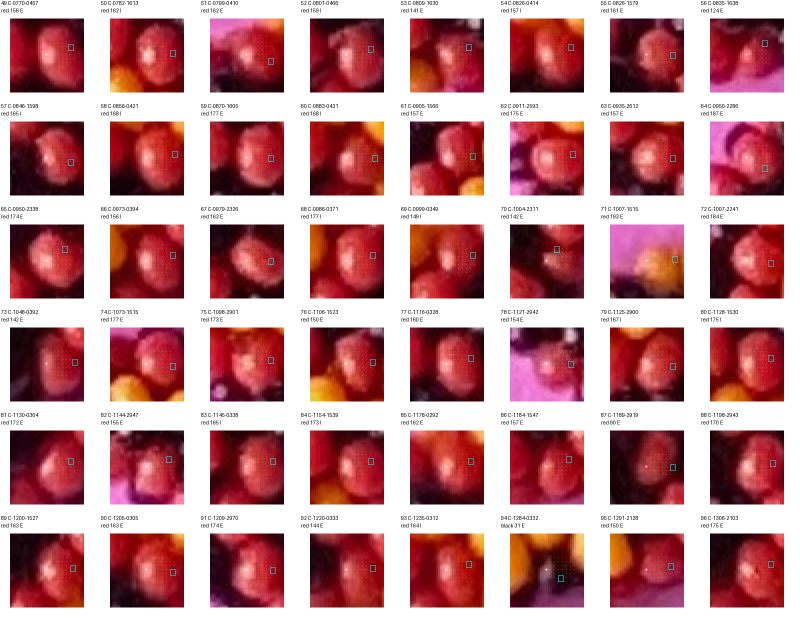
#> input picture photo2/r341/audit-black-red-02.png, 1600 x 1236 px, given in place of beads1.jpg, which was not available (shown at 1/2 size)
$ python blind_generated.py
#> lines starting #> are read from the running program, lines starting #| are printed output that depends on the picture; after the words box and inside, x2 and y2 are one past the last pixel; in counts of white or black regions, pixels touching at a corner belong together; pictures that were not available may be replaced by others from this repository, and a replacement may not be noted
#!/usr/bin/env python3
"""Image-only bead candidates in the seven existing generated JPEGs.

No POV-Ray source, layout, saved pattern, ID pass, or old audit is imported.
Candidate masks and highlight locations are observations, not verified beads.
"""
from __future__ import annotations

import argparse
import base64
from collections import Counter
import hashlib
import json
from pathlib import Path
import platform
import sys

import numpy as np
import scipy
from scipy import ndimage as ndi
from PIL import Image, ImageDraw, ImageFont
import skimage
from skimage.color import rgb2hsv
from skimage.feature import peak_local_max
from skimage.filters import sobel
from skimage.morphology import disk
from skimage.segmentation import watershed, find_boundaries

ROOT = Path(__file__).resolve().parents[1]
PARAMETERS = dict(dark_channel=190, closing_radius=4, fill_holes_below=300,
                  smooth_sigma=1.25, contrast_sigma=4., min_distance=5,
                  minimum_value=.22, minimum_contrast=.025,
                  interior_margin=2., small_region_pixels=25,
                  watershed_compactness=.002)
# Assistant's palette names from viewing the JPEGs, not renderer definitions.
PALETTES = {
    1: ['red', 'green', 'blue'],
    2: ['orange', 'yellow', 'violet', 'lavender'],
    3: ['red', 'black', 'white'],
    4: ['red', 'yellow', 'green', 'cyan', 'white'],
    5: ['purple', 'gray', 'white'],
    6: ['red', 'blue-gray', 'white'],
    7: ['red', 'green', 'black', 'silver', 'white'],
}


def digest(path):
    return hashlib.sha256(Path(path).read_bytes()).hexdigest()


def write_json(path, data):
    path.write_text(json.dumps(data, indent=2, allow_nan=False) + '\n')


def detect(rgb, *, spacing=5, contrast_threshold=.025):
    hsv = rgb2hsv(rgb)
    value = hsv[..., 2]
    dark = rgb.min(axis=2) < PARAMETERS['dark_channel']
    mask = ndi.binary_closing(dark, structure=disk(PARAMETERS['closing_radius']))
    components, _ = ndi.label(mask)
    sizes = np.bincount(components.ravel())
    sizes[0] = 0
    if not sizes.any():
        return np.zeros(mask.shape, np.int32), np.empty((0, 2), int), mask, hsv
    mask = components == sizes.argmax()
    components, _ = ndi.label(~mask)
    sizes = np.bincount(components.ravel())
    small_holes = sizes < PARAMETERS['fill_holes_below']
    # Never fill a background component that reaches the raster boundary.
    boundary = np.unique(np.r_[components[0], components[-1], components[:, 0], components[:, -1]])
    small_holes[boundary] = False
    mask |= small_holes[components]
    smooth = ndi.gaussian_filter(value, PARAMETERS['smooth_sigma'])
    contrast = smooth - ndi.gaussian_filter(value, PARAMETERS['contrast_sigma'])
    peaks = peak_local_max(smooth, min_distance=spacing,
                           threshold_abs=PARAMETERS['minimum_value'],
                           exclude_border=False, labels=mask.astype(np.uint8))
    peaks = peaks[contrast[tuple(peaks.T)] > contrast_threshold]
    peaks = peaks[np.lexsort((peaks[:, 1], peaks[:, 0]))]
    seeds = np.zeros(mask.shape, np.int32)
    if len(peaks):
        seeds[tuple(peaks.T)] = np.arange(1, len(peaks) + 1)
    smooth_rgb = ndi.gaussian_filter(rgb.astype(float)/255., (1., 1., 0.))
    gradient = np.max([sobel(smooth_rgb[..., c]) for c in range(3)], axis=0)
    labels = watershed(-smooth + .3*gradient, seeds, mask=mask,
                       compactness=PARAMETERS['watershed_compactness']).astype(np.int32)
    return labels, peaks[:, ::-1], mask, hsv


def color_name(hsv, case):
    """Conservative image-palette classification; highlights are excluded upstream."""
    if not len(hsv):
        return 'unknown', None
    h, s, v = np.median(hsv, axis=0)
    # Circular red hue: use sine/cosine mean only for sufficiently saturated pixels.
    saturated = hsv[:, 1] > .20
    if saturated.mean() > .50:
        a = hsv[saturated, 0]*2*np.pi
        h = np.arctan2(np.sin(a).mean(), np.cos(a).mean())/(2*np.pi) % 1
    if case == 3:
        name = 'red' if s > .35 and (h < .08 or h > .94) else ('black' if v < .40 else 'white')
    elif case == 5:
        name = 'purple' if s > .13 else ('gray' if v < .62 else 'white')
    elif case == 6:
        name = 'red' if s > .45 and (h < .08 or h > .94) else ('blue-gray' if s > .13 else 'white')
    elif case == 7:
        name = ('black' if v < .30 else 'red' if s > .5 and (h < .07 or h > .94)
                else 'green' if .20 < h < .47 and s > .2
                else 'silver' if .43 < h < .60 and s > .065 else 'white')
    elif case == 2:
        name = ('violet' if .65 < h < .88 and s > .45 else 'orange' if .035 < h < .105 and s > .4
                else 'yellow' if .105 <= h < .22 and s > .3 else 'lavender')
    else:
        if s < .25:
            name = 'white' if case == 4 else 'unknown'
        elif h < .08 or h > .94:
            name = 'red'
        elif h < .22:
            name = 'yellow'
        elif h < .47:
            name = 'green'
        elif h < .59:
            name = 'cyan'
        elif h < .78:
            name = 'blue'
        else:
            name = 'unknown'
    if name not in PALETTES[case]:
        name = 'unknown'
    return name, [float(h), float(s), float(v)]


def observations(rgb, labels, xy, mask, hsv, case):
    margin = ndi.distance_transform_edt(mask)
    boxes = ndi.find_objects(labels)
    rows = []
    for label, (x, y) in enumerate(xy, 1):
        sy, sx = boxes[label-1]
        ys, xs = np.nonzero(labels[sy, sx] == label)
        xs, ys = xs+sx.start, ys+sy.start
        values = hsv[ys, xs]
        # Use pixels near the marker; broad watershed regions may merge beads.
        distance = np.hypot(xs-x, ys-y)
        selected = ((distance >= 2) & (distance <= 7) &
                    ((values[:, 1] > .2) | (values[:, 2] < .92)))
        color, med = color_name(values[selected], case)
        if selected.sum() < 4:
            color, med = 'unknown', None
        flags = []
        if margin[y, x] <= PARAMETERS['interior_margin']:
            flags.append('silhouette_or_shadow_candidate')
        if len(xs) < PARAMETERS['small_region_pixels']:
            flags.append('small_fragment')
        rows.append(dict(observation_id=label, marker_xy=[int(x), int(y)],
                         marker_kind='brightness_peak_not_body_center',
                         bbox_xyxy=[sx.start, sy.start, sx.stop, sy.stop],
                         visible_centroid_xy=[float(xs.mean()), float(ys.mean())],
                         candidate_region_pixels=len(xs), color=color,
                         color_sample_pixels=int(selected.sum()), sample_hsv=med,
                         flags=flags, verified_bead=False, bead_index=None))
    return rows


def font(size):
    return ImageFont.truetype('/usr/share/fonts/truetype/dejavu/DejaVuSans.ttf', size)


def draw(rgb, labels, rows, output, case):
    image = Image.fromarray(rgb).resize((1600, 1200))
    d = ImageDraw.Draw(image)
    for row in rows:
        x, y = np.asarray(row['marker_xy'])*2
        color = '#ff9900' if row['flags'] else '#e000e0'
        d.ellipse((x-4, y-4, x+4, y+4), outline=color, width=2)
        d.text((x+4, y-9), str(row['observation_id']), font=font(10), fill='black', stroke_width=1, stroke_fill='white')
    d.rectangle((0, 0, 1600, 38), fill='white')
    d.text((12, 7), f'beads{case}.jpg — {len(rows)} candidates; magenta=interior, orange=flagged; IDs are not chain indices', font=font(18), fill='black')
    image.save(output / f'beads{case}-observations.png')
    boundary = find_boundaries(labels, mode='inner')
    overlay = rgb.copy(); overlay[boundary] = [255, 0, 255]
    Image.fromarray(overlay).save(output / f'beads{case}-regions.png')


# [14 lines left out: function gallery, not called in this run]


def main():
    parser=argparse.ArgumentParser(description=__doc__)
    parser.add_argument('--output', type=Path, default=ROOT/'photo2/output/blind-generated')
    args=parser.parse_args(); output=args.output; output.mkdir(parents=True,exist_ok=True)
    reports=[]
    for case in range(1,8):
        path=ROOT/f'beads{case}.jpg'; rgb=np.array(Image.open(path).convert('RGB'))
#> in main, rgb is the input picture: shape (1236, 1600, 3); mean R, G, B 192, 136.6, 141
        labels, xy, mask, hsv=detect(rgb)
#> in detect, `value = hsv[..., 2]`:
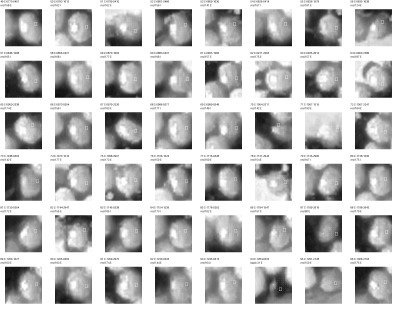
#> value: shape (1236, 1600) float64 (shown at 1/4 size); min 0.0118, max 1, mean 0.754
#> in detect, `dark = rgb.min(axis=2) < PARAMETERS['dark_channel']`:
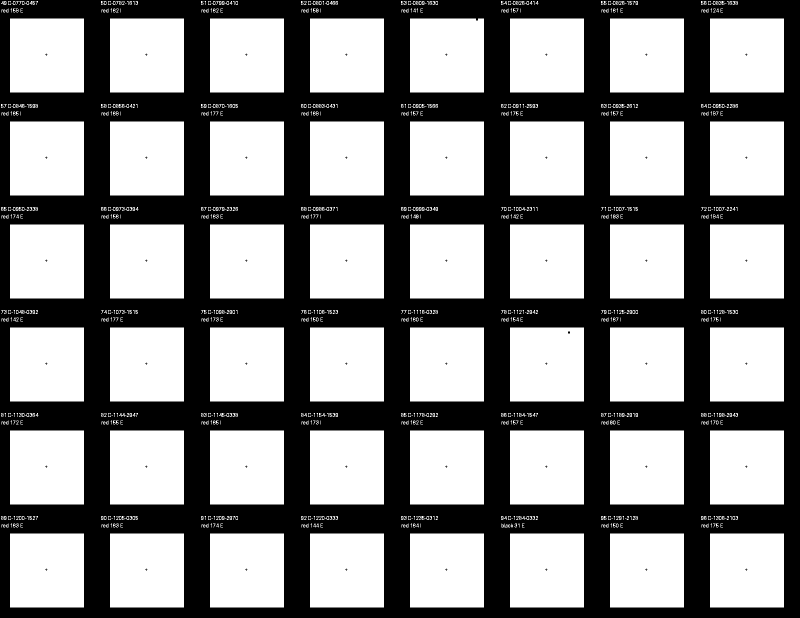
#> dark: shape (1236, 1600) bool (shown at 1/2 size); 54% white; 234 black regions (233 under 20 px), largest, box (x1, y1, x2, y2) and area: (0, 0, 1600, 1236) 907934
#> in detect, `components, _ = ndi.label(mask)`:
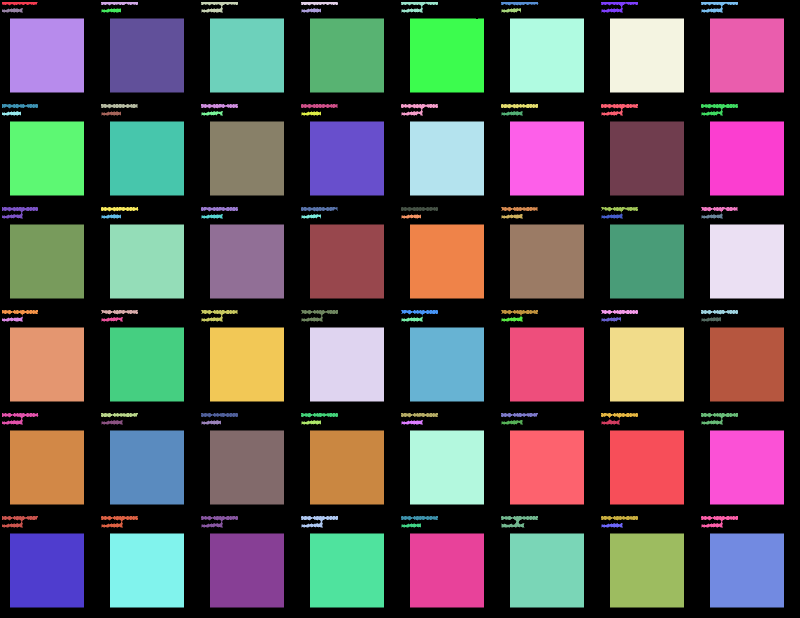
#> components: shape (1236, 1600) int32 (shown at 1/2 size); 128 distinct labels, from 0 to 127; one colour per label, 0 black
#> in detect, `sizes = np.bincount(components.ravel())`: sizes = 128 values, max 890767 at index 0, min 2 at index 50, mean 15450
#> in detect, `mask = components == sizes.argmax()`:
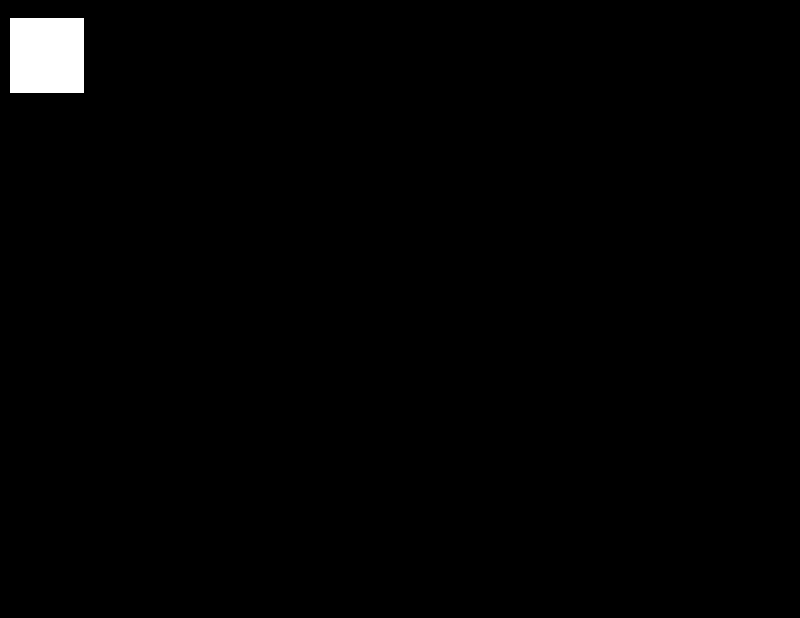
#> mask: shape (1236, 1600) bool (shown at 1/2 size); 1.1% white; 1 white region, box (x1, y1, x2, y2) and area: (20, 37, 168, 185) 21904
#> in detect, `sizes = np.bincount(components.ravel())`: sizes = [21904, 1955696]
#> in detect, `small_holes = sizes < PARAMETERS['fill_holes_below']`: small_holes = [False, False]
#> in detect, `boundary = np.unique(np.r_[components[0], components[-1], components[:..`: boundary = [1]
#> in detect, `contrast = smooth - ndi.gaussian_filter(value, PARAMETERS['contrast_si..`:
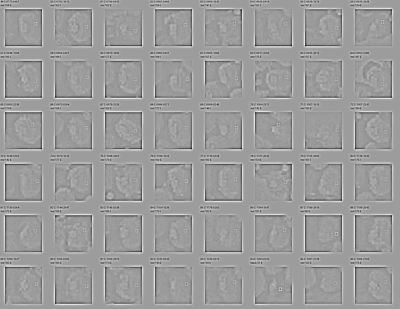
#> contrast: shape (1236, 1600) float64 (shown at 1/4 size); min -0.395, max 0.249, mean -2.37e-16; drawn with min black and max white
#> in detect, `peaks = peak_local_max(smooth, min_distance=spacing, threshold_abs=PAR..`: peaks = 35 pairs, first value 37 to 184, second value 20 to 167
#> in detect, `peaks = peaks[contrast[tuple(peaks.T)] > contrast_threshold]`: peaks = [[121, 100], [91, 86], [133, 124], [109, 124], [99, 136], [90, 136], [93, 124], [138, 37], [117, 148], [51, 149]]
#> in detect, `peaks = peaks[np.lexsort((peaks[:, 1], peaks[:, 0]))]`: peaks = [[51, 149], [90, 136], [91, 86], [93, 124], [99, 136], [109, 124], [117, 148], [121, 100], [133, 124], [138, 37]]
#> in detect, `gradient = np.max([sobel(smooth_rgb[..., c]) for c in range(3)], axis=0)`:
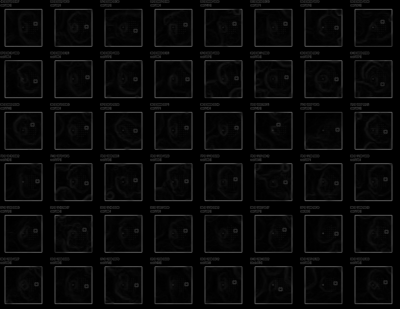
#> gradient: shape (1236, 1600) float64 (shown at 1/4 size); min 0, max 0.453, mean 0.033
#> xy = [[149, 51], [136, 90], [86, 91], [124, 93], [136, 99], [124, 109], [148, 117], [100, 121], [124, 133], [37, 138]]
        rows=observations(rgb,labels,xy,mask,hsv,case)
#> in observations, `boxes = ndi.find_objects(labels)`: boxes = 10 items
#> the loop in observations, `for label, (x, y) in enumerate(xy, 1):` made 10 passes
#> (x, y, s in color_name, v in color_name) on passes 1 to 8: (149, 51, 0.871, 0.29), (136, 90, 0.914, 0.596), (86, 91, 0.545, 0.949), (124, 93, 0.791, 0.714), (136, 99, 0.886, 0.651), (124, 109, 0.781, 0.745), (148, 117, 0.913, 0.596), (100, 121, 0.404, 0.984)
#> rows = 10 items
        sensitivity=[]
        for spacing, threshold in [(6,.025),(5,.04)]:
            alternate, peaks, _, _=detect(rgb,spacing=spacing,contrast_threshold=threshold)
            sensitivity.append(dict(spacing=spacing,contrast=threshold,candidates=len(peaks)))
#> this loop made 2 passes
#> boundary in detect on pass 1: [1]
#> after the loop, sensitivity = 2 items
        report=dict(case=case,input=path.name,input_sha256=digest(path),dimensions=list(rgb.shape[1::-1]),
                    candidate_count=len(rows),flagged_count=sum(bool(r['flags']) for r in rows),
                    interior_unflagged_count=sum(not r['flags'] for r in rows),
                    candidate_colors=dict(Counter(r['color'] for r in rows)),
                    sensitivity=sensitivity,observations=rows,
                    all_visible_beads_identified=False,pattern_status='unresolved')
#> report = 12 items
        reports.append(report); write_json(output/f'beads{case}-observations.json',report)
        np.save(output/f'beads{case}-labels.npy',labels)
        draw(rgb,labels,rows,output,case)
#> the loop in draw, `for row in rows:` made 10 passes
#> (x, y) on passes 1 to 8: (298, 102), (272, 180), (172, 182), (248, 186), (272, 198), (248, 218), (296, 234), (200, 242)
#> in draw, `overlay[boundary] = [255, 0, 255]`:
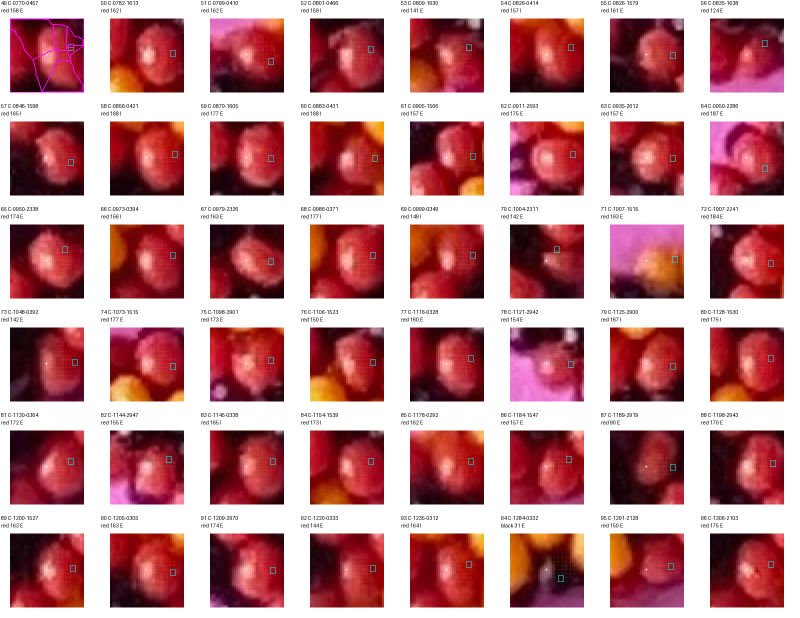
#> overlay: shape (1236, 1600, 3) (shown at 1/2 size); 0.1% of pixels changed, all inside (x1, y1, x2, y2) = (20, 37, 168, 185)
        print(f'{path.name}: {len(rows)} candidates, {report["flagged_count"]} flagged',flush=True)
#| beads1.jpg: 10 candidates, 0 flagged
#> pass 2 of the loop in main, `for case in range(1,8):`:
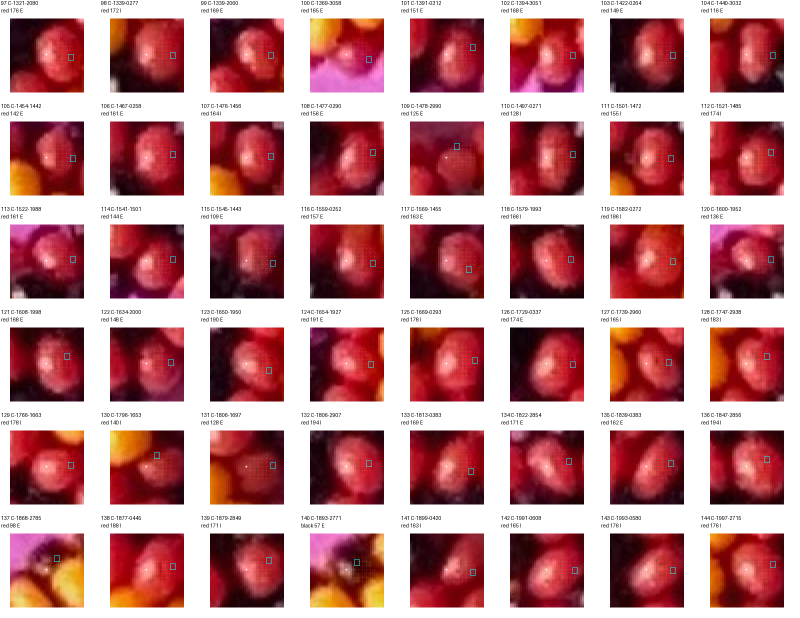
#> input picture photo2/r341/audit-black-red-03.png, 1600 x 1236 px, given in place of beads2.jpg, which was not available (shown at 1/2 size)
#> in main, rgb is the input picture: shape (1236, 1600, 3); mean R, G, B 191.5, 136.3, 139.7
#> in detect (call 4), `components, _ = ndi.label(mask)`:
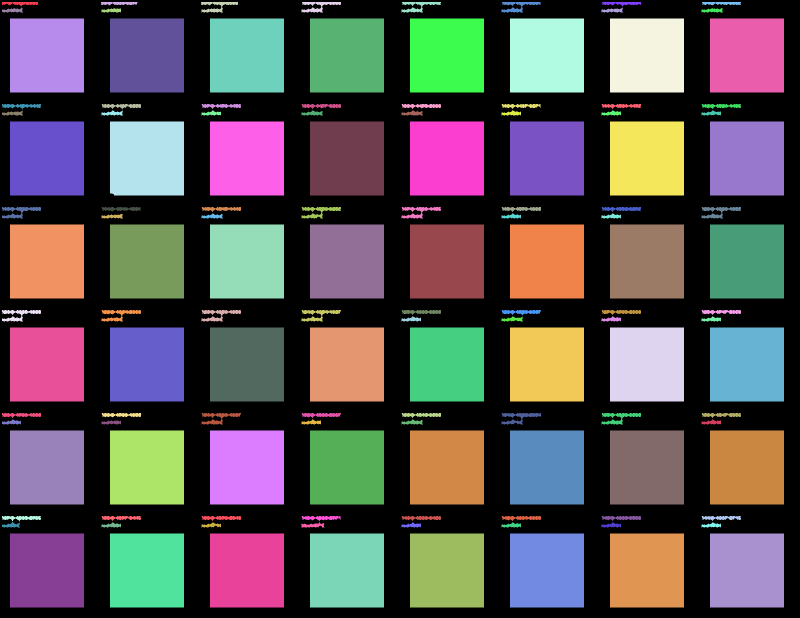
#> components: shape (1236, 1600) int32 (shown at 1/2 size); 130 distinct labels, from 0 to 129; one colour per label, 0 black
#> in detect (call 4), `sizes = np.bincount(components.ravel())`: sizes = 130 values, max 889817 at index 0, min 233 at index 97, mean 15212.3
#> in detect (call 4), `sizes = np.bincount(components.ravel())`: sizes = [21904, 1955696]
#> in detect (call 4), `peaks = peak_local_max(smooth, min_distance=spacing, threshold_abs=PAR..`: peaks = 31 pairs, first value 37 to 184, second value 20 to 167
#> in detect (call 4), `peaks = peaks[contrast[tuple(peaks.T)] > contrast_threshold]`: peaks = [[135, 113], [135, 102], [146, 101], [71, 102], [154, 121], [85, 116], [119, 136], [110, 136], [101, 124]]
#> in detect (call 4), `peaks = peaks[np.lexsort((peaks[:, 1], peaks[:, 0]))]`: peaks = [[71, 102], [85, 116], [101, 124], [110, 136], [119, 136], [135, 102], [135, 113], [146, 101], [154, 121]]
#> xy = [[102, 71], [116, 85], [124, 101], [136, 110], [136, 119], [102, 135], [113, 135], [101, 146], [121, 154]]
#> the loop in observations (call 2), `for label, (x, y) in enumerate(xy, 1):` made 9 passes
#> (x, y, s in color_name, v in color_name) on passes 1 to 4: (102, 71, 0.655, 0.851), (116, 85, 0.761, 0.792), (124, 101, 0.8, 0.784), (136, 110, 0.938, 0.694)
#> in main, `rows=observations(rgb,labels,xy,mask,hsv,case)`: rows = 9 items
#> the loop in main, `for spacing, threshold in [(6,.025),(5,.04)]:` made 2 passes
#> the loop in draw (call 2), `for row in rows:` made 9 passes
#> (x, y) on passes 1 to 4: (204, 142), (232, 170), (248, 202), (272, 220)
#> in draw (call 2), `overlay[boundary] = [255, 0, 255]`:
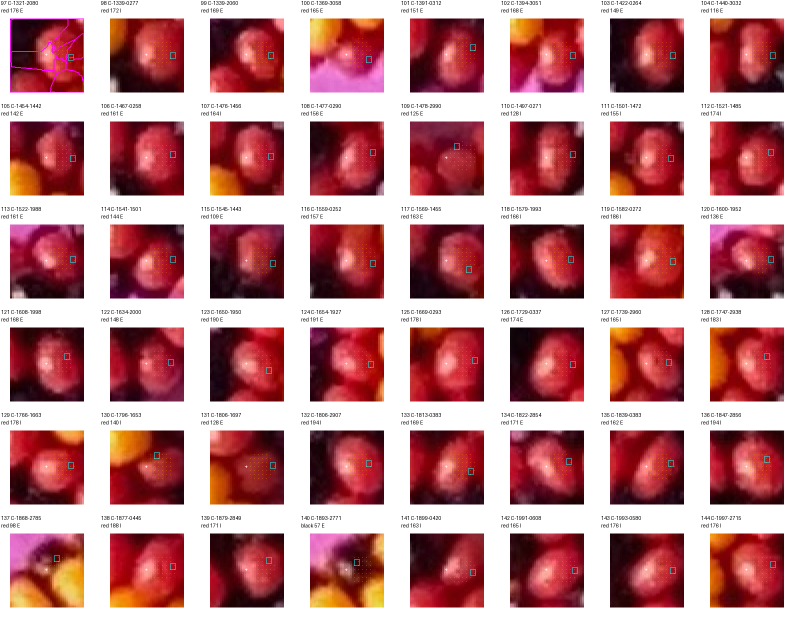
#> overlay: shape (1236, 1600, 3) (shown at 1/2 size); 0.11% of pixels changed, all inside (x1, y1, x2, y2) = (20, 37, 168, 185)
#| beads2.jpg: 9 candidates, 0 flagged
    gallery(output,reports)
    report=dict(command=[sys.executable,*sys.argv],parameters=PARAMETERS,palettes=PALETTES,
                sources={'photo2/blind_generated.py':digest(Path(__file__))},
                input_policy='Only beads1.jpg through beads7.jpg; no POV source/patterns, layouts, truth masks or other reports',
                palette_policy='Names and HSV boxes from assistant visual inspection; not unsupervised palette recovery',
                environment=dict(python=platform.python_version(),numpy=np.__version__,scipy=scipy.__version__,skimage=skimage.__version__),
                results=[{k:v for k,v in r.items() if k!='observations'} for r in reports],
                artifacts={p.name:digest(p) for p in sorted(output.iterdir()) if p.is_file() and p.name!='report.json'},
                limitations=['No independent per-bead truth available under blind protocol.',
                             'Highlights can be missing, duplicated or confused with background.',
                             'Watershed can split beads or join neighbors/shadows.',
                             'Silhouette/sliver completeness and chain indices remain unverified.',
                             'Candidate colors are not a recovered stringing pattern.'])
    write_json(output/'report.json',report)


if __name__=='__main__':
#> (the run stopped early here; a loop or call above may not have finished)
